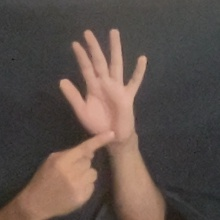
#> input picture poh_data/raw/A/10042021T09450128.jpg, 220 x 220 px
$ python -i do_process_black.py   (imports and definitions only)
#> lines starting #> are read from the running program, lines starting #| are printed output that depends on the picture; after the words box and inside, x2 and y2 are one past the last pixel; in counts of white or black regions, pixels touching at a corner belong together
#> further down, picture is the input picture: shape (220, 220, 3); mean B, G, R 74.8, 80.8, 93.6
import matplotlib.pyplot as plt
import json
import cv2
import os
import time
import random
import sys
sys.path.append('..')

folder = 'raw/'

def get_thres_img(img):
    gray = cv2.cvtColor(img, cv2.COLOR_BGR2GRAY)
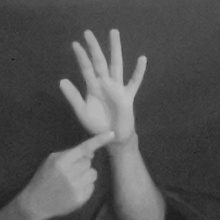
#> gray: shape (220, 220); min 26, max 191, mean 83.9
    blur = cv2.GaussianBlur(gray,(7,7),0)
    ret3,th3 = cv2.threshold(blur,0,255,cv2.THRESH_BINARY+cv2.THRESH_OTSU)
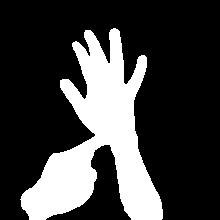
#> th3: shape (220, 220); 24.9% white; 1 white region, box (x1, y1, x2, y2) and area: (20, 28, 163, 220) 12028
#> ret3 = 105
    return th3

def get_remove_background(img, binary):
    img[binary == 0] = (0,0,0)
    return img

def save_to_processed_folder(img_name, processed_img):
    path = './processed/images/%s'%img_name
    res = cv2.imwrite(path, processed_img)
    assert res == True
    return path

# read imgs
i_img = 0
photo_folder = folder
testing_json = []
validation_json = []
training_json = []
# [34 lines not run here, left out]

>>> import cv2
>>> picture = cv2.imread('raw/A/10042021T09450128.jpg')
>>> result = get_thres_img(picture)

$ run again, on poh_data/raw/A/10042021T09453157.jpg
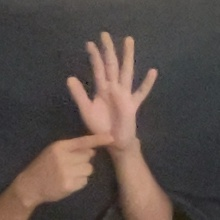
#> input picture poh_data/raw/A/10042021T09453157.jpg, 220 x 220 px
#> picture is the input picture: shape (220, 220, 3); mean B, G, R 74.2, 79.1, 91.2
#> in get_thres_img, `gray = cv2.cvtColor(img, cv2.COLOR_BGR2GRAY)`:
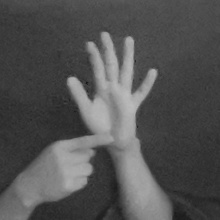
#> gray: shape (220, 220); min 23, max 188, mean 82.2
#> in get_thres_img, `ret3,th3 = cv2.threshold(blur,0,255,cv2.THRESH_BINARY+cv2.THRESH_OTSU)`:
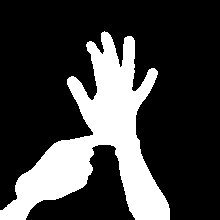
#> th3: shape (220, 220); 24.5% white; 1 white region, box (x1, y1, x2, y2) and area: (0, 31, 170, 220) 11847
#> ret3 = 102

$ run again, on poh_data/raw/A/10042021T09454369.jpg
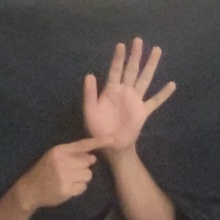
#> input picture poh_data/raw/A/10042021T09454369.jpg, 220 x 220 px
#> picture is the input picture: shape (220, 220, 3); mean B, G, R 75.4, 80.2, 93.2
#> in get_thres_img, `gray = cv2.cvtColor(img, cv2.COLOR_BGR2GRAY)`:
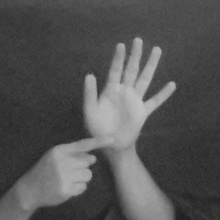
#> gray: shape (220, 220); min 28, max 193, mean 83.5
#> in get_thres_img, `ret3,th3 = cv2.threshold(blur,0,255,cv2.THRESH_BINARY+cv2.THRESH_OTSU)`:
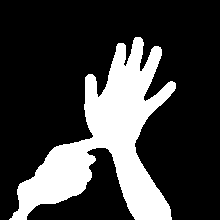
#> th3: shape (220, 220); 24.1% white; 1 white region, box (x1, y1, x2, y2) and area: (9, 37, 176, 220) 11684
#> ret3 = 105
